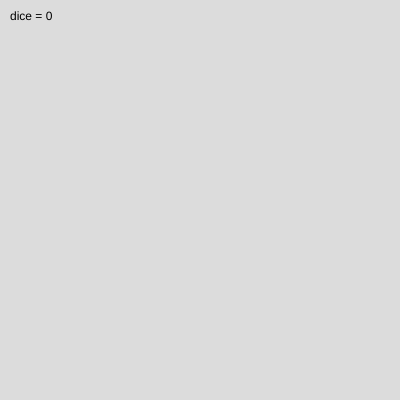
Frame 1 (no input)
Frame 60 (no input): identical to frame 1, image omitted
Frame 120 (the mouse pressed at the canvas centre since frame 60): identical to frame 1, image omitted

The p5.js sketch that drew this single still picture (run headless with seeded random() and noise() and a simulated clock; from frame 60 on, the mouse is pressed at the canvas centre):

// p5.js sketch
// ── sketch.js
let dice = 0
let timer = 0
let randomizing = false

function setup() {
  createCanvas(400, 400);
}

function draw() {
  background(220);
  
  if (randomizing == true && frameCount % 5 == 0) {
    dice = floor(random(1, 7))
  }

  if(randomizing == true){
    timer = timer + deltaTime * 0.001;
  }

  if(timer >= 2.5) {
    randomizing = false;
  }

  if (dice == 1) {
      //dice (1)
  fill("#ffffff")
  stroke("#000000")
rect(150, 150, 80, 80, 10)
  fill("#000000")
  circle(190, 190, 20)
  }
  if (dice == 2) {
    //dice (2)
  fill("#ffffff")
  stroke("#000000")
rect(150, 150, 80, 80, 10)
  fill("#000000")
  circle(210, 170, 20)
  circle(170, 210, 20)
  }
  if (dice == 3) {
      //dice (3)
  fill("#ffffff")
  stroke("#000000")
rect(150, 150, 80, 80, 10)
  fill("#000000")
  circle(210, 170, 20)
  circle(190, 190, 20)
  circle(170, 210, 20)
  }
  if (dice == 4) {
  //dice (4)
  fill("#ffffff")
  stroke("#000000")
rect(150, 150, 80, 80, 10)
  fill("#000000")
  circle(210, 170, 20)
  circle(170, 170, 20)
  circle(210, 210, 20)
  circle(170, 210, 20)
  }
  if (dice == 5) {
   //dice (5)
  fill("#ffffff")
  stroke("#000000")
rect(150, 150, 80, 80, 10)
  fill("#000000")
  circle(210, 170, 20)
  circle(170, 170, 20)
  circle(190, 190, 20)
  circle(210, 210, 20)
  circle(170, 210, 20)
  }
  if (dice == 6) {
    //dice (6)
  fill("#ffffff")
  stroke("#000000")
rect(150, 150, 80, 80, 10)
  fill("#000000")
  circle(210, 165, 20)
  circle(170, 165, 20)
  circle(210, 190, 20)
  circle(170, 190, 20)
  circle(210, 215, 20)
  circle(170, 215, 20)
  }

  text("dice = " + dice, 10, 20)
}


function keyPressed(){
  if (keyCode == 32) {
    timer = 0
    dice = floor(random(1.5, 6.5))
    randomizing = true;
  }
}
